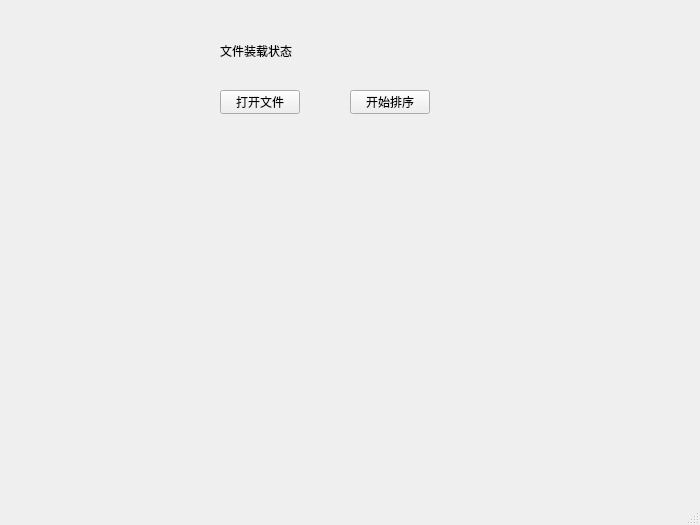
<?xml version="1.0" encoding="UTF-8"?>
<ui version="4.0">
 <class>statistics</class>
 <widget class="QMainWindow" name="statistics">
  <property name="geometry">
   <rect>
    <x>0</x>
    <y>0</y>
    <width>700</width>
    <height>525</height>
   </rect>
  </property>
  <property name="windowTitle">
   <string>MainWindow</string>
  </property>
  <widget class="QWidget" name="centralwidget">
   <widget class="QPushButton" name="pushButton">
    <property name="geometry">
     <rect>
      <x>220</x>
      <y>90</y>
      <width>80</width>
      <height>24</height>
     </rect>
    </property>
    <property name="styleSheet">
     <string notr="true">font: 13px &quot;宋体&quot;;</string>
    </property>
    <property name="text">
     <string>打开文件</string>
    </property>
   </widget>
   <widget class="QPushButton" name="pushButton_2">
    <property name="geometry">
     <rect>
      <x>350</x>
      <y>90</y>
      <width>80</width>
      <height>24</height>
     </rect>
    </property>
    <property name="styleSheet">
     <string notr="true">font: 13px &quot;宋体&quot;;</string>
    </property>
    <property name="text">
     <string>开始排序</string>
    </property>
   </widget>
   <widget class="QLabel" name="label">
    <property name="geometry">
     <rect>
      <x>220</x>
      <y>30</y>
      <width>221</width>
      <height>41</height>
     </rect>
    </property>
    <property name="text">
     <string>文件装载状态</string>
    </property>
   </widget>
   <widget class="QWidget" name="widget" native="true">
    <property name="geometry">
     <rect>
      <x>39</x>
      <y>149</y>
      <width>621</width>
      <height>311</height>
     </rect>
    </property>
   </widget>
  </widget>
  <widget class="QMenuBar" name="menubar">
   <property name="geometry">
    <rect>
     <x>0</x>
     <y>0</y>
     <width>700</width>
     <height>21</height>
    </rect>
   </property>
  </widget>
  <widget class="QStatusBar" name="statusbar"/>
 </widget>
 <resources/>
 <connections/>
</ui>
